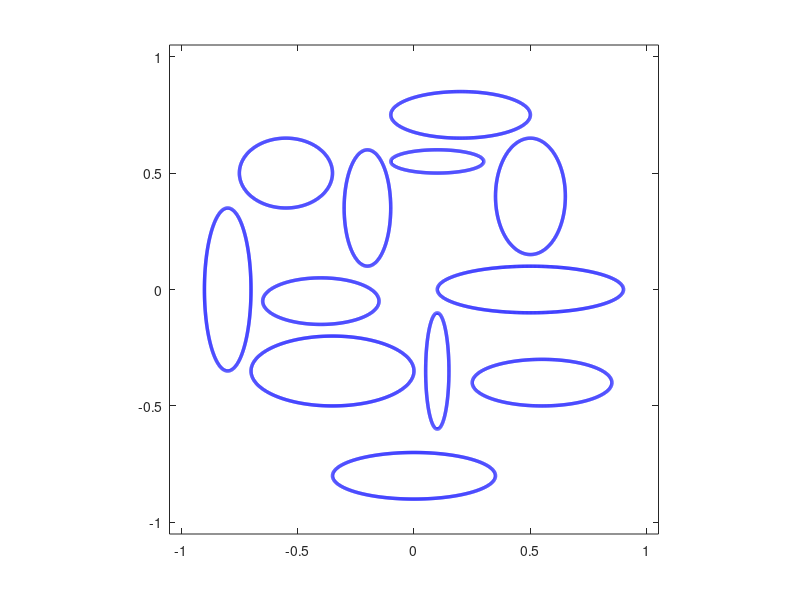

This chart was generated by the following MATLAB code: (Note: this script raises an error after producing the figure.)
%  Copyright Mohamed Nasser 2017
%  Please cite this MATLAB functions as:
%
%  When citing this software please mention the URL of the master repository 
%  (https://github.com/mmsnasser/CircularMap), and the paper
%  M.M.S. Nasser,Fast Computation of the Circular Map, Computational Methods 
%  and Function Theory, 15 (2015) 187-223.
%
%
%  PLEASE note that this toolbox contains the files:
%  zfmm2dpart.m
%  fmm2d_r2012a.mexw32
%  fmm2d_r2012a.mexw64
%  pthreadGC2-w32.dll
%  pthreadGC2-w64.dll
%  From the Toolbox:
%  L. G REENGARD AND Z. G IMBUTAS , FMMLIB2D: A MATLAB toolbox for
%  fast multipole method in two dimensions, Version 1.2, 2012.
%  http://www.cims.nyu.edu/cmcl/fmm2dlib/fmm2dlib.html
%  PLEASE also cite the FMMLIB2D toolbox.
clear
clc
%%
n         =   2^10
ratio     =   0.2;
t         =   (0:2*pi/n:2*pi-2*pi/n).';
%% 
Mat_coef  =   [
               0.5                  0.8       0.2
               0.5+0.4i             0.3       0.5
               0.2+0.75i            0.6       0.2
               0.1+0.55i            0.4       0.1
              -0.2+0.35i            0.2       0.5
              -0.55+0.5i            0.4       0.3
              -0.80                 0.2       0.7
              -0.4-0.05i            0.5       0.2
              -0.35-0.35i           0.7       0.3
              +0.1-0.35i            0.1       0.5
               0.00-0.8i            0.7       0.2
               0.55-0.4i            0.6       0.2
               ];               
cent      =   Mat_coef(:,1);
radx      =   Mat_coef(:,2);
rady      =   Mat_coef(:,3);
m         =   length(cent)
%%
for k=1:m
    et(1+(k-1)*n:k*n,1)    =  cent(k)+0.5.*(+radx(k).*cos(t)-i*rady(k).*sin(t));
    etp(1+(k-1)*n:k*n,1)   =          0.5.*(-radx(k).*sin(t)-i*rady(k).*cos(t));
end
%%
figure;
hold on
box on
k=1;
for k=1:m
    c_cr    =  et((k-1)*n+1:k*n,1); c_cr(n+1)  =  c_cr(1);
    plot(real(c_cr),imag(c_cr),'b','LineWidth',2.5)
end
c_cr    =  cent(2:end); 
axis equal
axis([-1.05  1.05  -1.05   1.05])
%%

%%
[zet,zetp,cntd,rad]=circmap(et,etp,inf,n);
%%
figure;
hold on
box on
for k=1:m
    c_cr    =  zet((k-1)*n+1:k*n,1); c_cr(n+1)  =  c_cr(1);
    plot(real(c_cr),imag(c_cr),'b','LineWidth',2.5)
end
c_cr    =  cntd(2:end); 
axis equal
%%

